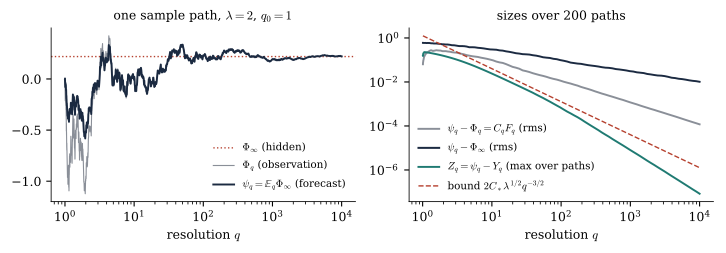

Source code (Python):
"""One-site illustration for the slide "One site" of Lecture 5.

nu ~ exp(-lam phi^4/4) N(0, 1/q0) on one site, mass-regulator profile
K_q = q, C_q = 1/q.  Bridge: Phi_q = ((q-q0) Phi_inf + B_{q-q0}) / q.
Forecast psi_q = E[Phi_inf | Phi_q] (posterior tilted by
exp(q Phi_q y - (q-q0) y^2/2)); approximate forecast Y_q solves
q Y + lam Y^3 = q Phi_q (explicit force lam y^3); error Z = psi - Y.
Writes onesite_filter.pdf next to this script.  Fixed seed.
"""
import os
import matplotlib
matplotlib.use("Agg")
import matplotlib.pyplot as plt
import numpy as np

HERE = os.path.dirname(os.path.abspath(__file__))
NAVY, ACCENT, GREY, TEAL = "#1B2A41", "#B5402E", "#8A8F98", "#1F7A72"
plt.rcParams.update({"font.family": "serif", "mathtext.fontset": "cm", "font.size": 9,
                     "axes.spines.top": False, "axes.spines.right": False,
                     "axes.linewidth": 0.6, "savefig.bbox": "tight", "savefig.dpi": 200})

lam, q0, seed, M = 2.0, 1.0, 7, 200
rng = np.random.default_rng(seed)
y = np.linspace(-6, 6, 4001)
prior = -lam * y**4 / 4 - q0 * y**2 / 2
w = np.exp(prior - prior.max()); cdf = np.cumsum(w); cdf /= cdf[-1]
z = np.linspace(0, 5, 20001); Cstar = 3 * np.max(z * (1 + 3 * z**2) ** -3)

def forecast(qq, x):
    lw = prior + qq * x * y - (qq - q0) * y**2 / 2
    ww = np.exp(lw - lw.max()); return (ww * y).sum() / ww.sum()

def approx(qq, x):
    r = np.roots([lam, 0, qq, -qq * x]); return r[np.abs(r.imag) < 1e-9].real[0]

def path(q):
    phi_inf = np.interp(rng.random(), cdf, y)
    s = q - q0
    B = np.concatenate([[0.0], np.cumsum(rng.normal(0, np.sqrt(np.diff(s))))])
    Phi = ((q - q0) * phi_inf + B) / q
    psi = np.array([forecast(a, b) for a, b in zip(q, Phi)])
    Y = np.array([approx(a, b) for a, b in zip(q, Phi)])
    return phi_inf, Phi, psi, Y

qa = q0 + np.concatenate([[0.0], np.geomspace(1e-3, 1e4, 2000)])
phi_inf, Phi, psi, Y = path(qa)
qb = q0 + np.geomspace(1e-2, 1e4, 120)
e_obs, e_for, e_Z = [], [], []
for _ in range(M):
    pi, P, ps, YY = path(np.concatenate([[q0], qb]))
    e_obs.append((P[1:] - ps[1:]) ** 2); e_for.append((ps[1:] - pi) ** 2); e_Z.append(np.abs(ps[1:] - YY[1:]))
e_obs = np.sqrt(np.mean(e_obs, 0)); e_for = np.sqrt(np.mean(e_for, 0)); e_Z = np.max(e_Z, 0)

fig, (a1, a2) = plt.subplots(1, 2, figsize=(7.4, 2.7))
a1.axhline(phi_inf, color=ACCENT, lw=1.0, ls=":", label=r"$\Phi_\infty$ (hidden)")
a1.plot(qa, Phi, color=GREY, lw=0.8, label=r"$\Phi_q$ (observation)")
a1.plot(qa, psi, color=NAVY, lw=1.4, label=r"$\psi_q=\mathbb{E}_q\Phi_\infty$ (forecast)")
a1.set_xscale("log"); a1.set_xlabel(r"resolution $q$")
a1.set_title(r"one sample path, $\lambda=%g$, $q_0=%g$" % (lam, q0), fontsize=9)
a1.legend(frameon=False, fontsize=7.5, loc="lower right")
a2.loglog(qb, e_obs, color=GREY, lw=1.4, label=r"$\psi_q-\Phi_q=C_qF_q$ (rms)")
a2.loglog(qb, e_for, color=NAVY, lw=1.4, label=r"$\psi_q-\Phi_\infty$ (rms)")
a2.loglog(qb, e_Z, color=TEAL, lw=1.4, label=r"$Z_q=\psi_q-Y_q$ (max over paths)")
a2.loglog(qb, 2 * Cstar * lam**0.5 * qb**-1.5, color=ACCENT, lw=1.0, ls="--", label=r"bound $2C_\ast\lambda^{1/2}q^{-3/2}$")
a2.set_xlabel(r"resolution $q$")
a2.set_title(r"sizes over %d paths" % M, fontsize=9)
a2.legend(frameon=False, fontsize=7.5, loc="lower left")
fig.tight_layout()
fig.savefig(os.path.join(HERE, "onesite_filter.pdf")); print("wrote onesite_filter.pdf")
